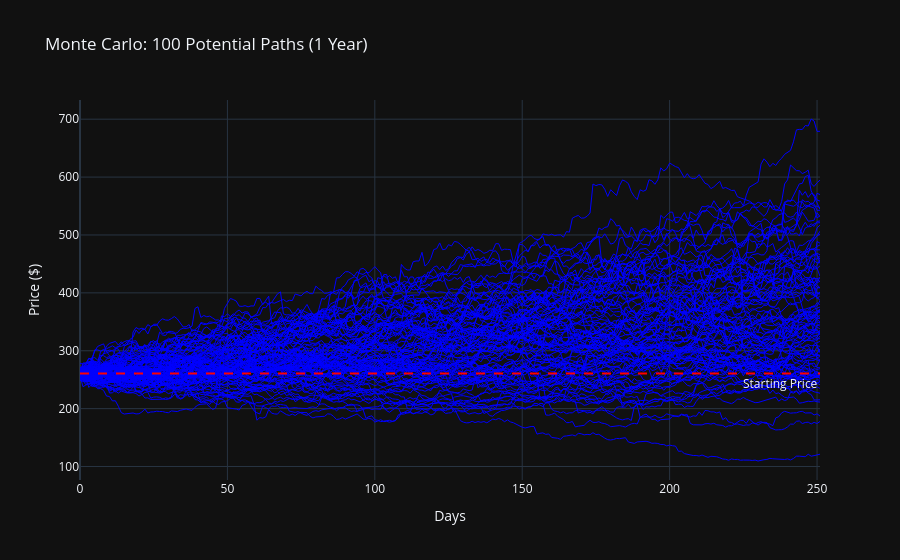
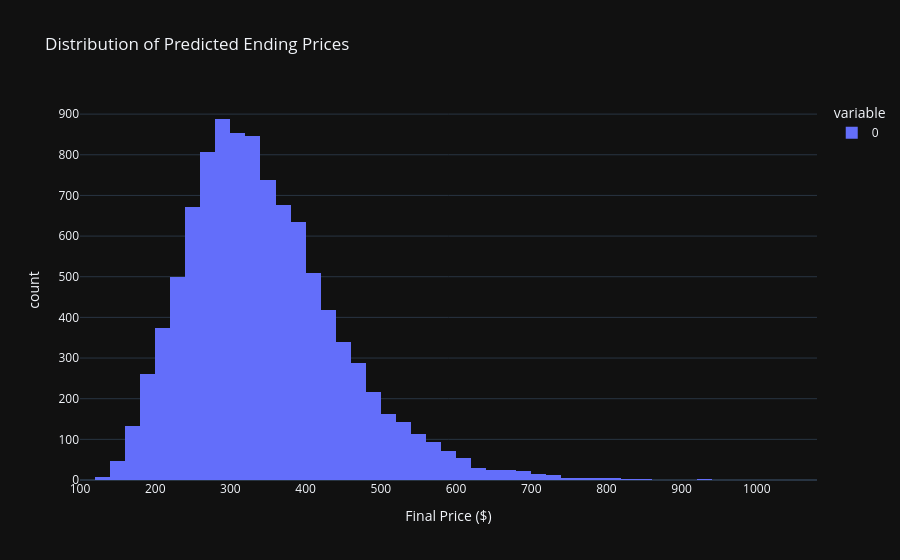
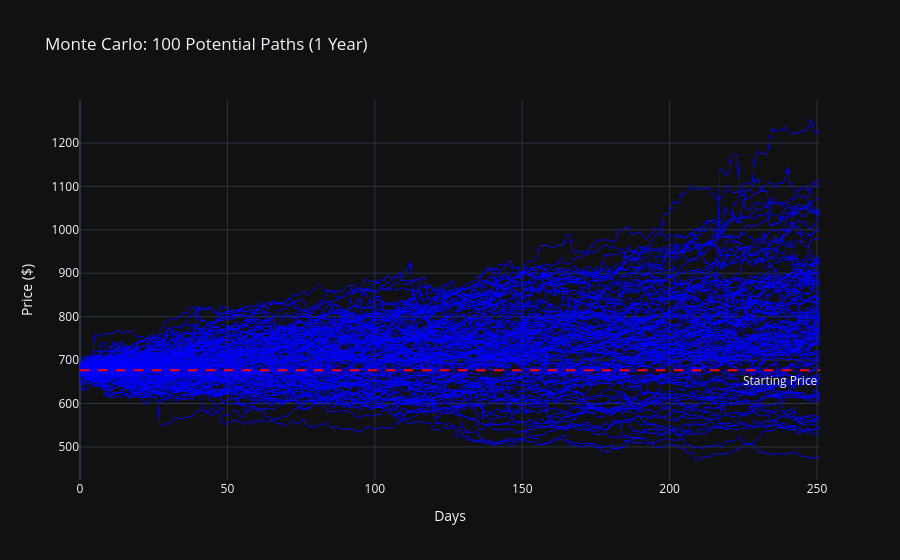
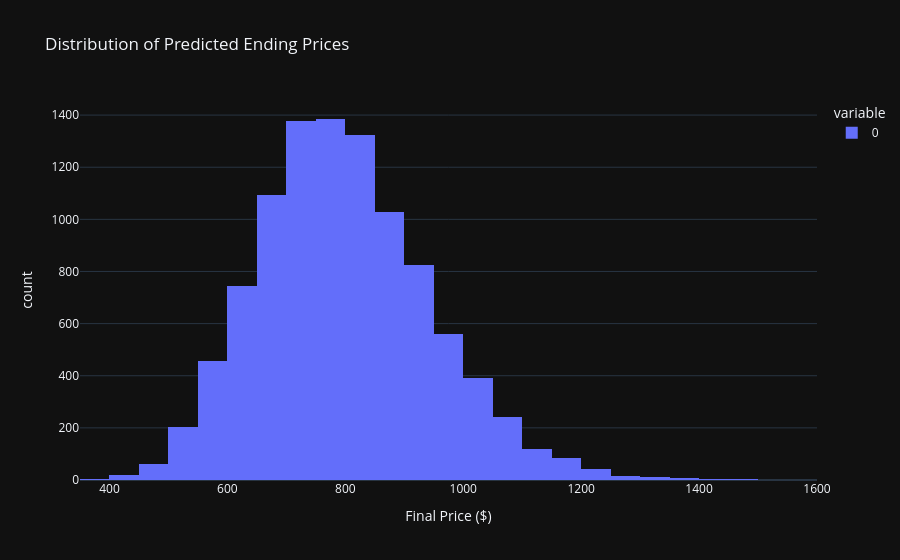

Notebook code for these charts, in order:
### Code cell
from Probability.probfunc import stockDNA, predictEnd2026

a, b, loc, scale = stockDNA('../Data/Log_Simple_Returns.csv', 'Simple Returns')

predictEnd2026(260.88, a, b, loc, scale)

a, b, loc, scale = stockDNA('../Data/Spy_simple_returns.csv', 'Simple Returns')
predictEnd2026(676.33, a, b, loc, scale)

### Figure 1 — Plotly figure (JSON) as saved in the notebook; plotly's stock layout.template omitted (floating-point values rounded to 4 significant figures; data arrays with more than 128 entries replaced by an {"elided": "..."} marker saying what was removed)
{"data": [{"line": {"color": "blue", "width": 1}, "mode": "lines", "showlegend": false, "type": "scatter", "y": {"elided": "252 float values"}}, {"line": {"color": "blue", "width": 1}, "mode": "lines", "showlegend": false, "type": "scatter", "y": {"elided": "252 float values"}}, {"line": {"color": "blue", "width": 1}, "mode": "lines", "showlegend": false, "type": "scatter", "y": {"elided": "252 float values"}}, {"line": {"color": "blue", "width": 1}, "mode": "lines", "showlegend": false, "type": "scatter", "y": {"elided": "252 float values"}}, {"line": {"color": "blue", "width": 1}, "mode": "lines", "showlegend": false, "type": "scatter", "y": {"elided": "252 float values"}}, {"line": {"color": "blue", "width": 1}, "mode": "lines", "showlegend": false, "type": "scatter", "y": {"elided": "252 float values"}}, {"line": {"color": "blue", "width": 1}, "mode": "lines", "showlegend": false, "type": "scatter", "y": {"elided": "252 float values"}}, {"line": {"color": "blue", "width": 1}, "mode": "lines", "showlegend": false, "type": "scatter", "y": {"elided": "252 float values"}}, {"line": {"color": "blue", "width": 1}, "mode": "lines", "showlegend": false, "type": "scatter", "y": {"elided": "252 float values"}}, {"line": {"color": "blue", "width": 1}, "mode": "lines", "showlegend": false, "type": "scatter", "y": {"elided": "252 float values"}}, {"line": {"color": "blue", "width": 1}, "mode": "lines", "showlegend": false, "type": "scatter", "y": {"elided": "252 float values"}}, {"line": {"color": "blue", "width": 1}, "mode": "lines", "showlegend": false, "type": "scatter", "y": {"elided": "252 float values"}}, {"line": {"color": "blue", "width": 1}, "mode": "lines", "showlegend": false, "type": "scatter", "y": {"elided": "252 float values"}}, {"line": {"color": "blue", "width": 1}, "mode": "lines", "showlegend": false, "type": "scatter", "y": {"elided": "252 float values"}}, {"line": {"color": "blue", "width": 1}, "mode": "lines", "showlegend": false, "type": "scatter", "y": {"elided": "252 float values"}}, {"line": {"color": "blue", "width": 1}, "mode": "lines", "showlegend": false, "type": "scatter", "y": {"elided": "252 float values"}}, {"line": {"color": "blue", "width": 1}, "mode": "lines", "showlegend": false, "type": "scatter", "y": {"elided": "252 float values"}}, {"line": {"color": "blue", "width": 1}, "mode": "lines", "showlegend": false, "type": "scatter", "y": {"elided": "252 float values"}}, {"line": {"color": "blue", "width": 1}, "mode": "lines", "showlegend": false, "type": "scatter", "y": {"elided": "252 float values"}}, {"line": {"color": "blue", "width": 1}, "mode": "lines", "showlegend": false, "type": "scatter", "y": {"elided": "252 float values"}}, {"line": {"color": "blue", "width": 1}, "mode": "lines", "showlegend": false, "type": "scatter", "y": {"elided": "252 float values"}}, {"line": {"color": "blue", "width": 1}, "mode": "lines", "showlegend": false, "type": "scatter", "y": {"elided": "252 float values"}}, {"line": {"color": "blue", "width": 1}, "mode": "lines", "showlegend": false, "type": "scatter", "y": {"elided": "252 float values"}}, {"line": {"color": "blue", "width": 1}, "mode": "lines", "showlegend": false, "type": "scatter", "y": {"elided": "252 float values"}}, {"line": {"color": "blue", "width": 1}, "mode": "lines", "showlegend": false, "type": "scatter", "y": {"elided": "252 float values"}}, {"line": {"color": "blue", "width": 1}, "mode": "lines", "showlegend": false, "type": "scatter", "y": {"elided": "252 float values"}}, {"line": {"color": "blue", "width": 1}, "mode": "lines", "showlegend": false, "type": "scatter", "y": {"elided": "252 float values"}}, {"line": {"color": "blue", "width": 1}, "mode": "lines", "showlegend": false, "type": "scatter", "y": {"elided": "252 float values"}}, {"line": {"color": "blue", "width": 1}, "mode": "lines", "showlegend": false, "type": "scatter", "y": {"elided": "252 float values"}}, {"line": {"color": "blue", "width": 1}, "mode": "lines", "showlegend": false, "type": "scatter", "y": {"elided": "252 float values"}}, {"line": {"color": "blue", "width": 1}, "mode": "lines", "showlegend": false, "type": "scatter", "y": {"elided": "252 float values"}}, {"line": {"color": "blue", "width": 1}, "mode": "lines", "showlegend": false, "type": "scatter", "y": {"elided": "252 float values"}}, {"line": {"color": "blue", "width": 1}, "mode": "lines", "showlegend": false, "type": "scatter", "y": {"elided": "252 float values"}}, {"line": {"color": "blue", "width": 1}, "mode": "lines", "showlegend": false, "type": "scatter", "y": {"elided": "252 float values"}}, {"line": {"color": "blue", "width": 1}, "mode": "lines", "showlegend": false, "type": "scatter", "y": {"elided": "252 float values"}}, {"line": {"color": "blue", "width": 1}, "mode": "lines", "showlegend": false, "type": "scatter", "y": {"elided": "252 float values"}}, {"line": {"color": "blue", "width": 1}, "mode": "lines", "showlegend": false, "type": "scatter", "y": {"elided": "252 float values"}}, {"line": {"color": "blue", "width": 1}, "mode": "lines", "showlegend": false, "type": "scatter", "y": {"elided": "252 float values"}}, {"line": {"color": "blue", "width": 1}, "mode": "lines", "showlegend": false, "type": "scatter", "y": {"elided": "252 float values"}}, {"line": {"color": "blue", "width": 1}, "mode": "lines", "showlegend": false, "type": "scatter", "y": {"elided": "252 float values"}}, {"line": {"color": "blue", "width": 1}, "mode": "lines", "showlegend": false, "type": "scatter", "y": {"elided": "252 float values"}}, {"line": {"color": "blue", "width": 1}, "mode": "lines", "showlegend": false, "type": "scatter", "y": {"elided": "252 float values"}}, {"line": {"color": "blue", "width": 1}, "mode": "lines", "showlegend": false, "type": "scatter", "y": {"elided": "252 float values"}}, {"line": {"color": "blue", "width": 1}, "mode": "lines", "showlegend": false, "type": "scatter", "y": {"elided": "252 float values"}}, {"line": {"color": "blue", "width": 1}, "mode": "lines", "showlegend": false, "type": "scatter", "y": {"elided": "252 float values"}}, {"line": {"color": "blue", "width": 1}, "mode": "lines", "showlegend": false, "type": "scatter", "y": {"elided": "252 float values"}}, {"line": {"color": "blue", "width": 1}, "mode": "lines", "showlegend": false, "type": "scatter", "y": {"elided": "252 float values"}}, {"line": {"color": "blue", "width": 1}, "mode": "lines", "showlegend": false, "type": "scatter", "y": {"elided": "252 float values"}}, {"line": {"color": "blue", "width": 1}, "mode": "lines", "showlegend": false, "type": "scatter", "y": {"elided": "252 float values"}}, {"line": {"color": "blue", "width": 1}, "mode": "lines", "showlegend": false, "type": "scatter", "y": {"elided": "252 float values"}}, {"line": {"color": "blue", "width": 1}, "mode": "lines", "showlegend": false, "type": "scatter", "y": {"elided": "252 float values"}}, {"line": {"color": "blue", "width": 1}, "mode": "lines", "showlegend": false, "type": "scatter", "y": {"elided": "252 float values"}}, {"line": {"color": "blue", "width": 1}, "mode": "lines", "showlegend": false, "type": "scatter", "y": {"elided": "252 float values"}}, {"line": {"color": "blue", "width": 1}, "mode": "lines", "showlegend": false, "type": "scatter", "y": {"elided": "252 float values"}}, {"line": {"color": "blue", "width": 1}, "mode": "lines", "showlegend": false, "type": "scatter", "y": {"elided": "252 float values"}}, {"line": {"color": "blue", "width": 1}, "mode": "lines", "showlegend": false, "type": "scatter", "y": {"elided": "252 float values"}}, {"line": {"color": "blue", "width": 1}, "mode": "lines", "showlegend": false, "type": "scatter", "y": {"elided": "252 float values"}}, {"line": {"color": "blue", "width": 1}, "mode": "lines", "showlegend": false, "type": "scatter", "y": {"elided": "252 float values"}}, {"line": {"color": "blue", "width": 1}, "mode": "lines", "showlegend": false, "type": "scatter", "y": {"elided": "252 float values"}}, {"line": {"color": "blue", "width": 1}, "mode": "lines", "showlegend": false, "type": "scatter", "y": {"elided": "252 float values"}}, {"line": {"color": "blue", "width": 1}, "mode": "lines", "showlegend": false, "type": "scatter", "y": {"elided": "252 float values"}}, {"line": {"color": "blue", "width": 1}, "mode": "lines", "showlegend": false, "type": "scatter", "y": {"elided": "252 float values"}}, {"line": {"color": "blue", "width": 1}, "mode": "lines", "showlegend": false, "type": "scatter", "y": {"elided": "252 float values"}}, {"line": {"color": "blue", "width": 1}, "mode": "lines", "showlegend": false, "type": "scatter", "y": {"elided": "252 float values"}}, {"line": {"color": "blue", "width": 1}, "mode": "lines", "showlegend": false, "type": "scatter", "y": {"elided": "252 float values"}}, {"line": {"color": "blue", "width": 1}, "mode": "lines", "showlegend": false, "type": "scatter", "y": {"elided": "252 float values"}}, {"line": {"color": "blue", "width": 1}, "mode": "lines", "showlegend": false, "type": "scatter", "y": {"elided": "252 float values"}}, {"line": {"color": "blue", "width": 1}, "mode": "lines", "showlegend": false, "type": "scatter", "y": {"elided": "252 float values"}}, {"line": {"color": "blue", "width": 1}, "mode": "lines", "showlegend": false, "type": "scatter", "y": {"elided": "252 float values"}}, {"line": {"color": "blue", "width": 1}, "mode": "lines", "showlegend": false, "type": "scatter", "y": {"elided": "252 float values"}}, {"line": {"color": "blue", "width": 1}, "mode": "lines", "showlegend": false, "type": "scatter", "y": {"elided": "252 float values"}}, {"line": {"color": "blue", "width": 1}, "mode": "lines", "showlegend": false, "type": "scatter", "y": {"elided": "252 float values"}}, {"line": {"color": "blue", "width": 1}, "mode": "lines", "showlegend": false, "type": "scatter", "y": {"elided": "252 float values"}}, {"line": {"color": "blue", "width": 1}, "mode": "lines", "showlegend": false, "type": "scatter", "y": {"elided": "252 float values"}}, {"line": {"color": "blue", "width": 1}, "mode": "lines", "showlegend": false, "type": "scatter", "y": {"elided": "252 float values"}}, {"line": {"color": "blue", "width": 1}, "mode": "lines", "showlegend": false, "type": "scatter", "y": {"elided": "252 float values"}}, {"line": {"color": "blue", "width": 1}, "mode": "lines", "showlegend": false, "type": "scatter", "y": {"elided": "252 float values"}}, {"line": {"color": "blue", "width": 1}, "mode": "lines", "showlegend": false, "type": "scatter", "y": {"elided": "252 float values"}}, {"line": {"color": "blue", "width": 1}, "mode": "lines", "showlegend": false, "type": "scatter", "y": {"elided": "252 float values"}}, {"line": {"color": "blue", "width": 1}, "mode": "lines", "showlegend": false, "type": "scatter", "y": {"elided": "252 float values"}}, {"line": {"color": "blue", "width": 1}, "mode": "lines", "showlegend": false, "type": "scatter", "y": {"elided": "252 float values"}}, {"line": {"color": "blue", "width": 1}, "mode": "lines", "showlegend": false, "type": "scatter", "y": {"elided": "252 float values"}}, {"line": {"color": "blue", "width": 1}, "mode": "lines", "showlegend": false, "type": "scatter", "y": {"elided": "252 float values"}}, {"line": {"color": "blue", "width": 1}, "mode": "lines", "showlegend": false, "type": "scatter", "y": {"elided": "252 float values"}}, {"line": {"color": "blue", "width": 1}, "mode": "lines", "showlegend": false, "type": "scatter", "y": {"elided": "252 float values"}}, {"line": {"color": "blue", "width": 1}, "mode": "lines", "showlegend": false, "type": "scatter", "y": {"elided": "252 float values"}}, {"line": {"color": "blue", "width": 1}, "mode": "lines", "showlegend": false, "type": "scatter", "y": {"elided": "252 float values"}}, {"line": {"color": "blue", "width": 1}, "mode": "lines", "showlegend": false, "type": "scatter", "y": {"elided": "252 float values"}}, {"line": {"color": "blue", "width": 1}, "mode": "lines", "showlegend": false, "type": "scatter", "y": {"elided": "252 float values"}}, {"line": {"color": "blue", "width": 1}, "mode": "lines", "showlegend": false, "type": "scatter", "y": {"elided": "252 float values"}}, {"line": {"color": "blue", "width": 1}, "mode": "lines", "showlegend": false, "type": "scatter", "y": {"elided": "252 float values"}}, {"line": {"color": "blue", "width": 1}, "mode": "lines", "showlegend": false, "type": "scatter", "y": {"elided": "252 float values"}}, {"line": {"color": "blue", "width": 1}, "mode": "lines", "showlegend": false, "type": "scatter", "y": {"elided": "252 float values"}}, {"line": {"color": "blue", "width": 1}, "mode": "lines", "showlegend": false, "type": "scatter", "y": {"elided": "252 float values"}}, {"line": {"color": "blue", "width": 1}, "mode": "lines", "showlegend": false, "type": "scatter", "y": {"elided": "252 float values"}}, {"line": {"color": "blue", "width": 1}, "mode": "lines", "showlegend": false, "type": "scatter", "y": {"elided": "252 float values"}}, {"line": {"color": "blue", "width": 1}, "mode": "lines", "showlegend": false, "type": "scatter", "y": {"elided": "252 float values"}}, {"line": {"color": "blue", "width": 1}, "mode": "lines", "showlegend": false, "type": "scatter", "y": {"elided": "252 float values"}}, {"line": {"color": "blue", "width": 1}, "mode": "lines", "showlegend": false, "type": "scatter", "y": {"elided": "252 float values"}}, {"line": {"color": "blue", "width": 1}, "mode": "lines", "showlegend": false, "type": "scatter", "y": {"elided": "252 float values"}}], "layout": {"annotations": [{"showarrow": false, "text": "Starting Price", "x": 1, "xanchor": "right", "xref": "x domain", "y": 260.9, "yanchor": "top", "yref": "y"}], "hovermode": "x", "shapes": [{"line": {"color": "red", "dash": "dash"}, "type": "line", "x0": 0, "x1": 1, "xref": "x domain", "y0": 260.9, "y1": 260.9, "yref": "y"}], "title": {"text": "Monte Carlo: 100 Potential Paths (1 Year)"}, "xaxis": {"title": {"text": "Days"}}, "yaxis": {"title": {"text": "Price ($)"}}}}

### Figure 2 — Plotly figure (JSON) as saved in the notebook; plotly's stock layout.template omitted (floating-point values rounded to 4 significant figures; data arrays with more than 128 entries replaced by an {"elided": "..."} marker saying what was removed)
{"data": [{"bingroup": "x", "hovertemplate": "variable=0<br>Final Price ($)=%{x}<br>count=%{y}<extra></extra>", "legendgroup": "0", "marker": {"color": "#636efa", "pattern": {"shape": ""}}, "name": "0", "nbinsx": 50, "orientation": "v", "showlegend": true, "type": "histogram", "x": {"elided": "10000 float values"}, "xaxis": "x", "yaxis": "y"}], "layout": {"barmode": "relative", "legend": {"title": {"text": "variable"}, "tracegroupgap": 0}, "title": {"text": "Distribution of Predicted Ending Prices"}, "xaxis": {"anchor": "y", "domain": [0, 1], "title": {"text": "Final Price ($)"}}, "yaxis": {"anchor": "x", "domain": [0, 1], "title": {"text": "count"}}}}

### Figure 3 — Plotly figure (JSON) as saved in the notebook; plotly's stock layout.template omitted (floating-point values rounded to 4 significant figures; data arrays with more than 128 entries replaced by an {"elided": "..."} marker saying what was removed)
{"data": [{"line": {"color": "blue", "width": 1}, "mode": "lines", "showlegend": false, "type": "scatter", "y": {"elided": "252 float values"}}, {"line": {"color": "blue", "width": 1}, "mode": "lines", "showlegend": false, "type": "scatter", "y": {"elided": "252 float values"}}, {"line": {"color": "blue", "width": 1}, "mode": "lines", "showlegend": false, "type": "scatter", "y": {"elided": "252 float values"}}, {"line": {"color": "blue", "width": 1}, "mode": "lines", "showlegend": false, "type": "scatter", "y": {"elided": "252 float values"}}, {"line": {"color": "blue", "width": 1}, "mode": "lines", "showlegend": false, "type": "scatter", "y": {"elided": "252 float values"}}, {"line": {"color": "blue", "width": 1}, "mode": "lines", "showlegend": false, "type": "scatter", "y": {"elided": "252 float values"}}, {"line": {"color": "blue", "width": 1}, "mode": "lines", "showlegend": false, "type": "scatter", "y": {"elided": "252 float values"}}, {"line": {"color": "blue", "width": 1}, "mode": "lines", "showlegend": false, "type": "scatter", "y": {"elided": "252 float values"}}, {"line": {"color": "blue", "width": 1}, "mode": "lines", "showlegend": false, "type": "scatter", "y": {"elided": "252 float values"}}, {"line": {"color": "blue", "width": 1}, "mode": "lines", "showlegend": false, "type": "scatter", "y": {"elided": "252 float values"}}, {"line": {"color": "blue", "width": 1}, "mode": "lines", "showlegend": false, "type": "scatter", "y": {"elided": "252 float values"}}, {"line": {"color": "blue", "width": 1}, "mode": "lines", "showlegend": false, "type": "scatter", "y": {"elided": "252 float values"}}, {"line": {"color": "blue", "width": 1}, "mode": "lines", "showlegend": false, "type": "scatter", "y": {"elided": "252 float values"}}, {"line": {"color": "blue", "width": 1}, "mode": "lines", "showlegend": false, "type": "scatter", "y": {"elided": "252 float values"}}, {"line": {"color": "blue", "width": 1}, "mode": "lines", "showlegend": false, "type": "scatter", "y": {"elided": "252 float values"}}, {"line": {"color": "blue", "width": 1}, "mode": "lines", "showlegend": false, "type": "scatter", "y": {"elided": "252 float values"}}, {"line": {"color": "blue", "width": 1}, "mode": "lines", "showlegend": false, "type": "scatter", "y": {"elided": "252 float values"}}, {"line": {"color": "blue", "width": 1}, "mode": "lines", "showlegend": false, "type": "scatter", "y": {"elided": "252 float values"}}, {"line": {"color": "blue", "width": 1}, "mode": "lines", "showlegend": false, "type": "scatter", "y": {"elided": "252 float values"}}, {"line": {"color": "blue", "width": 1}, "mode": "lines", "showlegend": false, "type": "scatter", "y": {"elided": "252 float values"}}, {"line": {"color": "blue", "width": 1}, "mode": "lines", "showlegend": false, "type": "scatter", "y": {"elided": "252 float values"}}, {"line": {"color": "blue", "width": 1}, "mode": "lines", "showlegend": false, "type": "scatter", "y": {"elided": "252 float values"}}, {"line": {"color": "blue", "width": 1}, "mode": "lines", "showlegend": false, "type": "scatter", "y": {"elided": "252 float values"}}, {"line": {"color": "blue", "width": 1}, "mode": "lines", "showlegend": false, "type": "scatter", "y": {"elided": "252 float values"}}, {"line": {"color": "blue", "width": 1}, "mode": "lines", "showlegend": false, "type": "scatter", "y": {"elided": "252 float values"}}, {"line": {"color": "blue", "width": 1}, "mode": "lines", "showlegend": false, "type": "scatter", "y": {"elided": "252 float values"}}, {"line": {"color": "blue", "width": 1}, "mode": "lines", "showlegend": false, "type": "scatter", "y": {"elided": "252 float values"}}, {"line": {"color": "blue", "width": 1}, "mode": "lines", "showlegend": false, "type": "scatter", "y": {"elided": "252 float values"}}, {"line": {"color": "blue", "width": 1}, "mode": "lines", "showlegend": false, "type": "scatter", "y": {"elided": "252 float values"}}, {"line": {"color": "blue", "width": 1}, "mode": "lines", "showlegend": false, "type": "scatter", "y": {"elided": "252 float values"}}, {"line": {"color": "blue", "width": 1}, "mode": "lines", "showlegend": false, "type": "scatter", "y": {"elided": "252 float values"}}, {"line": {"color": "blue", "width": 1}, "mode": "lines", "showlegend": false, "type": "scatter", "y": {"elided": "252 float values"}}, {"line": {"color": "blue", "width": 1}, "mode": "lines", "showlegend": false, "type": "scatter", "y": {"elided": "252 float values"}}, {"line": {"color": "blue", "width": 1}, "mode": "lines", "showlegend": false, "type": "scatter", "y": {"elided": "252 float values"}}, {"line": {"color": "blue", "width": 1}, "mode": "lines", "showlegend": false, "type": "scatter", "y": {"elided": "252 float values"}}, {"line": {"color": "blue", "width": 1}, "mode": "lines", "showlegend": false, "type": "scatter", "y": {"elided": "252 float values"}}, {"line": {"color": "blue", "width": 1}, "mode": "lines", "showlegend": false, "type": "scatter", "y": {"elided": "252 float values"}}, {"line": {"color": "blue", "width": 1}, "mode": "lines", "showlegend": false, "type": "scatter", "y": {"elided": "252 float values"}}, {"line": {"color": "blue", "width": 1}, "mode": "lines", "showlegend": false, "type": "scatter", "y": {"elided": "252 float values"}}, {"line": {"color": "blue", "width": 1}, "mode": "lines", "showlegend": false, "type": "scatter", "y": {"elided": "252 float values"}}, {"line": {"color": "blue", "width": 1}, "mode": "lines", "showlegend": false, "type": "scatter", "y": {"elided": "252 float values"}}, {"line": {"color": "blue", "width": 1}, "mode": "lines", "showlegend": false, "type": "scatter", "y": {"elided": "252 float values"}}, {"line": {"color": "blue", "width": 1}, "mode": "lines", "showlegend": false, "type": "scatter", "y": {"elided": "252 float values"}}, {"line": {"color": "blue", "width": 1}, "mode": "lines", "showlegend": false, "type": "scatter", "y": {"elided": "252 float values"}}, {"line": {"color": "blue", "width": 1}, "mode": "lines", "showlegend": false, "type": "scatter", "y": {"elided": "252 float values"}}, {"line": {"color": "blue", "width": 1}, "mode": "lines", "showlegend": false, "type": "scatter", "y": {"elided": "252 float values"}}, {"line": {"color": "blue", "width": 1}, "mode": "lines", "showlegend": false, "type": "scatter", "y": {"elided": "252 float values"}}, {"line": {"color": "blue", "width": 1}, "mode": "lines", "showlegend": false, "type": "scatter", "y": {"elided": "252 float values"}}, {"line": {"color": "blue", "width": 1}, "mode": "lines", "showlegend": false, "type": "scatter", "y": {"elided": "252 float values"}}, {"line": {"color": "blue", "width": 1}, "mode": "lines", "showlegend": false, "type": "scatter", "y": {"elided": "252 float values"}}, {"line": {"color": "blue", "width": 1}, "mode": "lines", "showlegend": false, "type": "scatter", "y": {"elided": "252 float values"}}, {"line": {"color": "blue", "width": 1}, "mode": "lines", "showlegend": false, "type": "scatter", "y": {"elided": "252 float values"}}, {"line": {"color": "blue", "width": 1}, "mode": "lines", "showlegend": false, "type": "scatter", "y": {"elided": "252 float values"}}, {"line": {"color": "blue", "width": 1}, "mode": "lines", "showlegend": false, "type": "scatter", "y": {"elided": "252 float values"}}, {"line": {"color": "blue", "width": 1}, "mode": "lines", "showlegend": false, "type": "scatter", "y": {"elided": "252 float values"}}, {"line": {"color": "blue", "width": 1}, "mode": "lines", "showlegend": false, "type": "scatter", "y": {"elided": "252 float values"}}, {"line": {"color": "blue", "width": 1}, "mode": "lines", "showlegend": false, "type": "scatter", "y": {"elided": "252 float values"}}, {"line": {"color": "blue", "width": 1}, "mode": "lines", "showlegend": false, "type": "scatter", "y": {"elided": "252 float values"}}, {"line": {"color": "blue", "width": 1}, "mode": "lines", "showlegend": false, "type": "scatter", "y": {"elided": "252 float values"}}, {"line": {"color": "blue", "width": 1}, "mode": "lines", "showlegend": false, "type": "scatter", "y": {"elided": "252 float values"}}, {"line": {"color": "blue", "width": 1}, "mode": "lines", "showlegend": false, "type": "scatter", "y": {"elided": "252 float values"}}, {"line": {"color": "blue", "width": 1}, "mode": "lines", "showlegend": false, "type": "scatter", "y": {"elided": "252 float values"}}, {"line": {"color": "blue", "width": 1}, "mode": "lines", "showlegend": false, "type": "scatter", "y": {"elided": "252 float values"}}, {"line": {"color": "blue", "width": 1}, "mode": "lines", "showlegend": false, "type": "scatter", "y": {"elided": "252 float values"}}, {"line": {"color": "blue", "width": 1}, "mode": "lines", "showlegend": false, "type": "scatter", "y": {"elided": "252 float values"}}, {"line": {"color": "blue", "width": 1}, "mode": "lines", "showlegend": false, "type": "scatter", "y": {"elided": "252 float values"}}, {"line": {"color": "blue", "width": 1}, "mode": "lines", "showlegend": false, "type": "scatter", "y": {"elided": "252 float values"}}, {"line": {"color": "blue", "width": 1}, "mode": "lines", "showlegend": false, "type": "scatter", "y": {"elided": "252 float values"}}, {"line": {"color": "blue", "width": 1}, "mode": "lines", "showlegend": false, "type": "scatter", "y": {"elided": "252 float values"}}, {"line": {"color": "blue", "width": 1}, "mode": "lines", "showlegend": false, "type": "scatter", "y": {"elided": "252 float values"}}, {"line": {"color": "blue", "width": 1}, "mode": "lines", "showlegend": false, "type": "scatter", "y": {"elided": "252 float values"}}, {"line": {"color": "blue", "width": 1}, "mode": "lines", "showlegend": false, "type": "scatter", "y": {"elided": "252 float values"}}, {"line": {"color": "blue", "width": 1}, "mode": "lines", "showlegend": false, "type": "scatter", "y": {"elided": "252 float values"}}, {"line": {"color": "blue", "width": 1}, "mode": "lines", "showlegend": false, "type": "scatter", "y": {"elided": "252 float values"}}, {"line": {"color": "blue", "width": 1}, "mode": "lines", "showlegend": false, "type": "scatter", "y": {"elided": "252 float values"}}, {"line": {"color": "blue", "width": 1}, "mode": "lines", "showlegend": false, "type": "scatter", "y": {"elided": "252 float values"}}, {"line": {"color": "blue", "width": 1}, "mode": "lines", "showlegend": false, "type": "scatter", "y": {"elided": "252 float values"}}, {"line": {"color": "blue", "width": 1}, "mode": "lines", "showlegend": false, "type": "scatter", "y": {"elided": "252 float values"}}, {"line": {"color": "blue", "width": 1}, "mode": "lines", "showlegend": false, "type": "scatter", "y": {"elided": "252 float values"}}, {"line": {"color": "blue", "width": 1}, "mode": "lines", "showlegend": false, "type": "scatter", "y": {"elided": "252 float values"}}, {"line": {"color": "blue", "width": 1}, "mode": "lines", "showlegend": false, "type": "scatter", "y": {"elided": "252 float values"}}, {"line": {"color": "blue", "width": 1}, "mode": "lines", "showlegend": false, "type": "scatter", "y": {"elided": "252 float values"}}, {"line": {"color": "blue", "width": 1}, "mode": "lines", "showlegend": false, "type": "scatter", "y": {"elided": "252 float values"}}, {"line": {"color": "blue", "width": 1}, "mode": "lines", "showlegend": false, "type": "scatter", "y": {"elided": "252 float values"}}, {"line": {"color": "blue", "width": 1}, "mode": "lines", "showlegend": false, "type": "scatter", "y": {"elided": "252 float values"}}, {"line": {"color": "blue", "width": 1}, "mode": "lines", "showlegend": false, "type": "scatter", "y": {"elided": "252 float values"}}, {"line": {"color": "blue", "width": 1}, "mode": "lines", "showlegend": false, "type": "scatter", "y": {"elided": "252 float values"}}, {"line": {"color": "blue", "width": 1}, "mode": "lines", "showlegend": false, "type": "scatter", "y": {"elided": "252 float values"}}, {"line": {"color": "blue", "width": 1}, "mode": "lines", "showlegend": false, "type": "scatter", "y": {"elided": "252 float values"}}, {"line": {"color": "blue", "width": 1}, "mode": "lines", "showlegend": false, "type": "scatter", "y": {"elided": "252 float values"}}, {"line": {"color": "blue", "width": 1}, "mode": "lines", "showlegend": false, "type": "scatter", "y": {"elided": "252 float values"}}, {"line": {"color": "blue", "width": 1}, "mode": "lines", "showlegend": false, "type": "scatter", "y": {"elided": "252 float values"}}, {"line": {"color": "blue", "width": 1}, "mode": "lines", "showlegend": false, "type": "scatter", "y": {"elided": "252 float values"}}, {"line": {"color": "blue", "width": 1}, "mode": "lines", "showlegend": false, "type": "scatter", "y": {"elided": "252 float values"}}, {"line": {"color": "blue", "width": 1}, "mode": "lines", "showlegend": false, "type": "scatter", "y": {"elided": "252 float values"}}, {"line": {"color": "blue", "width": 1}, "mode": "lines", "showlegend": false, "type": "scatter", "y": {"elided": "252 float values"}}, {"line": {"color": "blue", "width": 1}, "mode": "lines", "showlegend": false, "type": "scatter", "y": {"elided": "252 float values"}}, {"line": {"color": "blue", "width": 1}, "mode": "lines", "showlegend": false, "type": "scatter", "y": {"elided": "252 float values"}}, {"line": {"color": "blue", "width": 1}, "mode": "lines", "showlegend": false, "type": "scatter", "y": {"elided": "252 float values"}}, {"line": {"color": "blue", "width": 1}, "mode": "lines", "showlegend": false, "type": "scatter", "y": {"elided": "252 float values"}}], "layout": {"annotations": [{"showarrow": false, "text": "Starting Price", "x": 1, "xanchor": "right", "xref": "x domain", "y": 676.3, "yanchor": "top", "yref": "y"}], "hovermode": "x", "shapes": [{"line": {"color": "red", "dash": "dash"}, "type": "line", "x0": 0, "x1": 1, "xref": "x domain", "y0": 676.3, "y1": 676.3, "yref": "y"}], "title": {"text": "Monte Carlo: 100 Potential Paths (1 Year)"}, "xaxis": {"title": {"text": "Days"}}, "yaxis": {"title": {"text": "Price ($)"}}}}

### Figure 4 — Plotly figure (JSON) as saved in the notebook; plotly's stock layout.template omitted (floating-point values rounded to 4 significant figures; data arrays with more than 128 entries replaced by an {"elided": "..."} marker saying what was removed)
{"data": [{"bingroup": "x", "hovertemplate": "variable=0<br>Final Price ($)=%{x}<br>count=%{y}<extra></extra>", "legendgroup": "0", "marker": {"color": "#636efa", "pattern": {"shape": ""}}, "name": "0", "nbinsx": 50, "orientation": "v", "showlegend": true, "type": "histogram", "x": {"elided": "10000 float values"}, "xaxis": "x", "yaxis": "y"}], "layout": {"barmode": "relative", "legend": {"title": {"text": "variable"}, "tracegroupgap": 0}, "title": {"text": "Distribution of Predicted Ending Prices"}, "xaxis": {"anchor": "y", "domain": [0, 1], "title": {"text": "Final Price ($)"}}, "yaxis": {"anchor": "x", "domain": [0, 1], "title": {"text": "count"}}}}
